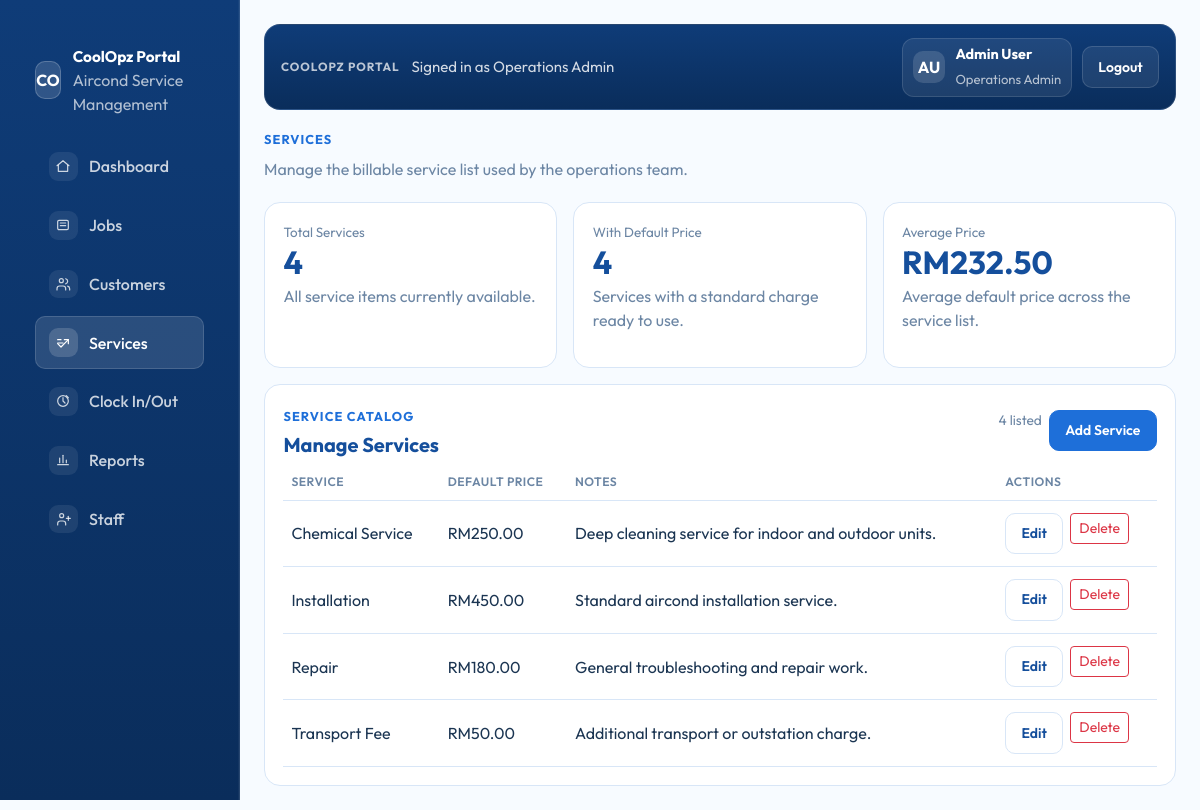
Screenshot of /services.php (signed in) with the database file from the repository.
### tables this page shows
CREATE TABLE IF NOT EXISTS services (
    id INT UNSIGNED AUTO_INCREMENT PRIMARY KEY,
    name VARCHAR(120) NOT NULL,
    default_price DECIMAL(10,2) NOT NULL DEFAULT 0,
    notes VARCHAR(255) NOT NULL DEFAULT '',
    created_at TIMESTAMP DEFAULT CURRENT_TIMESTAMP,
    UNIQUE KEY uniq_service_name (name)
);

### includes/data.php (called while the page is built, shortened)
<?php
require_once __DIR__ . '/database.php';
function coolopz_fetch_service_metrics(): array
{
    $pdo = coolopz_db();
    return [
        'total' => (int) $pdo->query('SELECT COUNT(*) FROM services')->fetchColumn(),
        'priced' => (int) $pdo->query('SELECT COUNT(*) FROM services WHERE default_price > 0')->fetchColumn(),
        'average_price' => (float) $pdo->query('SELECT COALESCE(AVG(default_price), 0) FROM services')->fetchColumn(),
    ];
}
function coolopz_fetch_services(): array
{
    $statement = coolopz_db()->query(
        'SELECT id, name, default_price, notes, created_at FROM services ORDER BY name ASC'
    );
    return $statement->fetchAll();
}

### includes/database.php (called while the page is built, shortened)
<?php
function coolopz_db_config(): array
{
    static $config;
    if ($config === null) {
        $config = require __DIR__ . '/../config/database.php';
    }
    return $config;
}
function coolopz_db(): PDO
{
    static $pdo;
    if ($pdo instanceof PDO) {
        return $pdo;
    }
    $config = coolopz_db_config();
    $dsn = sprintf(
        'mysql:host=%s;port=%d;dbname=%s;charset=%s',
        $config['host'],
        $config['port'],
        $config['database'],
        $config['charset']
    );
    $pdo = new PDO($dsn, $config['username'], $config['password'], [
        PDO::ATTR_ERRMODE => PDO::ERRMODE_EXCEPTION,
        PDO::ATTR_DEFAULT_FETCH_MODE => PDO::FETCH_ASSOC,
        PDO::ATTR_EMULATE_PREPARES => false,
    ]);
    return $pdo;
}

### services.php (the view, shortened to what this page needs)
<?php
require_once __DIR__ . '/includes/data.php';
$serviceMetrics = coolopz_fetch_service_metrics();
$services = coolopz_fetch_services();
include __DIR__ . '/includes/head.php';
include __DIR__ . '/includes/sidebar.php';
?>
        <main class="portal-main">
<?php include __DIR__ . '/includes/topbar.php'; ?>
            <section class="hero-section">
                <span class="section-label">Services</span>
                <p class="hero-copy">Manage the billable service list used by the operations team.</p>
            </section>
            <section class="row g-2 g-lg-3">
                <div class="col-md-4">
                    <div class="simple-panel stat-card">
                        <span class="stat-label">Total Services</span>
                        <strong class="stat-value"><?= htmlspecialchars((string) $serviceMetrics['total'], ENT_QUOTES, 'UTF-8') ?></strong>
                        <p>All service items currently available.</p>
                    </div>
                </div>
                <div class="col-md-4">
                    <div class="simple-panel stat-card">
                        <span class="stat-label">With Default Price</span>
                        <strong class="stat-value"><?= htmlspecialchars((string) $serviceMetrics['priced'], ENT_QUOTES, 'UTF-8') ?></strong>
                        <p>Services with a standard charge ready to use.</p>
                    </div>
                </div>
                <div class="col-md-4">
                    <div class="simple-panel stat-card">
                        <span class="stat-label">Average Price</span>
                        <strong class="stat-value">RM<?= htmlspecialchars(number_format((float) $serviceMetrics['average_price'], 2), ENT_QUOTES, 'UTF-8') ?></strong>
                        <p>Average default price across the service list.</p>
                    </div>
                </div>
            </section>
            <section class="row g-3 mt-0">
                <div class="col-12">
                    <div class="simple-panel h-100">
                        <div class="panel-head mb-2">
                            <div>
                                <span class="section-label">Service catalog</span>
                                <h2 class="panel-title">Manage Services</h2>
                            </div>
                            <div class="jobs-actions">
                                <span class="subtle-note"><?= htmlspecialchars((string) count($services), ENT_QUOTES, 'UTF-8') ?> listed</span>
                                <button type="button" class="btn btn-portal-primary btn-sm" data-bs-toggle="modal" data-bs-target="#serviceModal">Add Service</button>
                            </div>
                        </div>
                        <div class="table-responsive">
                            <table class="table portal-table align-middle mb-0">
                                <thead>
                                    <tr>
                                        <th>Service</th>
                                        <th>Default Price</th>
                                        <th>Notes</th>
                                        <th>Actions</th>
                                    </tr>
                                </thead>
                                <tbody>
<?php foreach ($services as $service): ?>
                                    <tr>
                                        <td><?= htmlspecialchars($service['name'], ENT_QUOTES, 'UTF-8') ?></td>
                                        <td><?= htmlspecialchars((float) $service['default_price'] > 0 ? 'RM' . number_format((float) $service['default_price'], 2) : '-', ENT_QUOTES, 'UTF-8') ?></td>
                                        <td><?= htmlspecialchars($service['notes'] !== '' ? $service['notes'] : 'No notes added.', ENT_QUOTES, 'UTF-8') ?></td>
                                        <td>
                                            <div class="jobs-actions">
                                                <a class="btn btn-portal-secondary btn-sm" href="services.php?edit=<?= htmlspecialchars((string) $service['id'], ENT_QUOTES, 'UTF-8') ?>">Edit</a>
                                                <form method="post" class="m-0" onsubmit="return confirm('Delete this service?');">
                                                    <button type="submit" class="btn btn-outline-danger btn-sm">Delete</button>
                                                </form>
                                            </div>
                                        </td>
                                    </tr>
<?php endforeach; ?>
                                </tbody>
                            </table>
                        </div>
                    </div>
                </div>
            </section>
        </main>
<?php include __DIR__ . '/includes/footer.php'; ?>

### assets/css/theme.css (style rules this page uses)
:root { --portal-blue: #1e6fd9; --portal-blue-dark: #154f9c; --portal-sidebar: #0f3c78; --portal-sidebar-deep: #0a2d5b; --portal-sidebar-line: rgba(255, 255, 255, 0.12); --portal-sidebar-text: rgba(255, 255, 255, 0.78); --portal-blue-soft: #eef5ff; --portal-border: #d8e6f7; --portal-text: #1b3552; --portal-muted: #6c86a4; --portal-white: #ffffff; --portal-bg: #f7fbff; --portal-sidebar-width: 240px; }
* { box-sizing: border-box; }
body { margin: 0; min-height: 100vh; font-family: "Outfit", sans-serif; color: var(--portal-text); background: var(--portal-bg); }
.brand-subtitle, .hero-copy, .stat-card p, .snapshot-list, .form-label, .sidebar-card p { color: var(--portal-muted); }
.portal-main { padding: 1.5rem; }
.btn-portal-primary, .btn-portal-secondary { border-radius: 10px; padding: 0.58rem 0.95rem; font-weight: 600; }
.btn-portal-primary { background: var(--portal-blue); border: 1px solid var(--portal-blue); color: var(--portal-white); }
.btn-portal-secondary { background: var(--portal-white); border: 1px solid var(--portal-border); color: var(--portal-blue-dark); }
.hero-section { padding-bottom: 0.35rem; }
.section-label { display: inline-block; margin-bottom: 0.45rem; color: var(--portal-blue); font-size: 0.8rem; font-weight: 700; letter-spacing: 0.08em; text-transform: uppercase; }
.simple-panel { padding: 1.15rem; background: var(--portal-white); border: 1px solid var(--portal-border); border-radius: 16px; }
.panel-head { display: flex; align-items: center; justify-content: space-between; gap: 0.75rem; }
.panel-title { margin: 0; font-size: 1.25rem; font-weight: 700; color: var(--portal-blue-dark); }
.stat-card { height: 100%; }
.stat-label { display: block; font-size: 0.84rem; color: var(--portal-muted); }
.stat-value { display: block; margin: 0.25rem 0 0.4rem; font-size: 2rem; line-height: 1; color: var(--portal-blue-dark); }
.subtle-note { font-size: 0.86rem; color: var(--portal-muted); }
.portal-table { --bs-table-bg: transparent; --bs-table-color: var(--portal-text); }
.portal-table thead th { color: var(--portal-muted); font-size: 0.76rem; font-weight: 600; letter-spacing: 0.04em; text-transform: uppercase; border-bottom-color: var(--portal-border); }
.portal-table tbody td { padding-top: 0.75rem; padding-bottom: 0.75rem; border-color: var(--portal-border); }
.jobs-form-actions, .jobs-actions { display: flex; gap: 0.6rem; flex-wrap: wrap; }
.jobs-actions { gap: 0.45rem; }

### rows the page displays
services: name "Chemical Service", default_price "RM250.00", notes "Deep cleaning service for indoor and outdoor units."
services: name "Installation", default_price "RM450.00", notes "Standard aircond installation service."
services: name "Repair", default_price "RM180.00", notes "General troubleshooting and repair work."
services: name "Transport Fee", default_price "RM50.00", notes "Additional transport or outstation charge."

### other values shown
$item['label'] "Dashboard"
$item['label'] "Jobs"
$item['label'] "Customers"
$item['label'] "Services"
$item['label'] "Clock In/Out"
$item['label'] "Reports"
$item['label'] "Staff"
$currentUserRole "Operations Admin"
$userInitials "AU"
$currentUserName "Admin User"
$serviceMetrics['total'] "4"
$serviceMetrics['priced'] "4"
$serviceMetrics['average_price'] "232.50"
count($services) "4"
